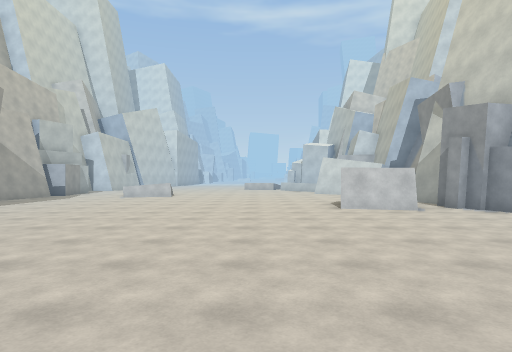
view 1 (above)

18 first-person views from a walk through a Unity game level. The camera is 1.5 m above the floor, looks level and sees 75° across. The floor is counted in squares, 1.8 m on a side. Each view is taken from the middle of a square. On the plan, view 1 faces up. The plan holds only what a view shows up to about 11 squares ahead; the rest is blank. The place goes on beyond the plan. The player character is not drawn.

view 2
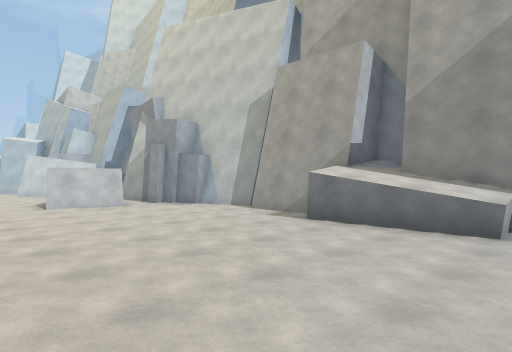

view 3
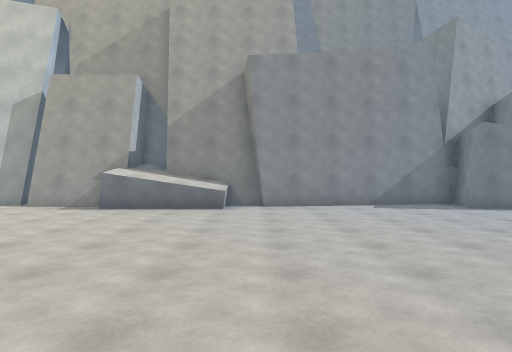

view 4
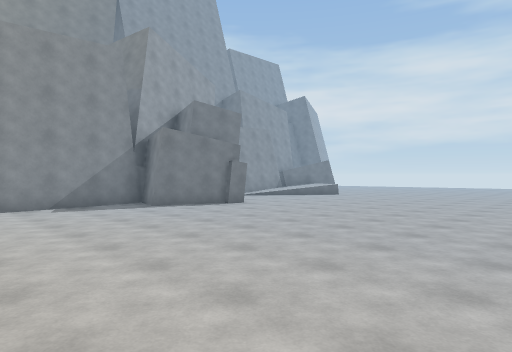

view 5
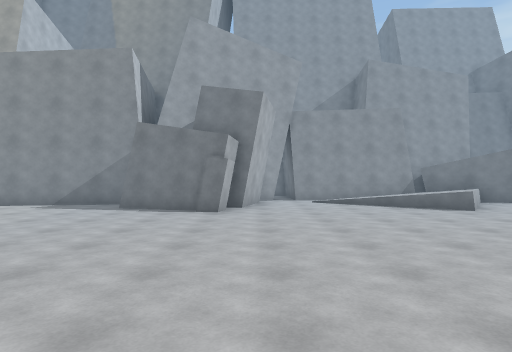

view 6
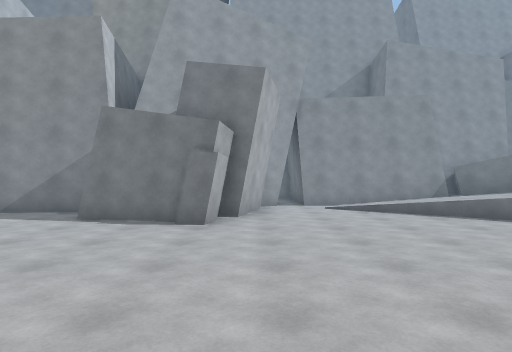

view 7
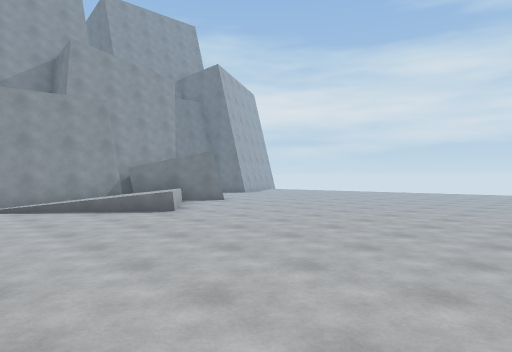

view 8
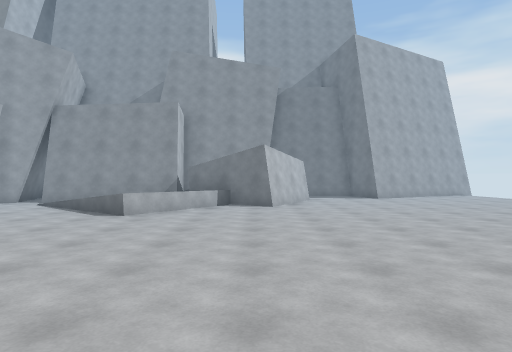

view 9
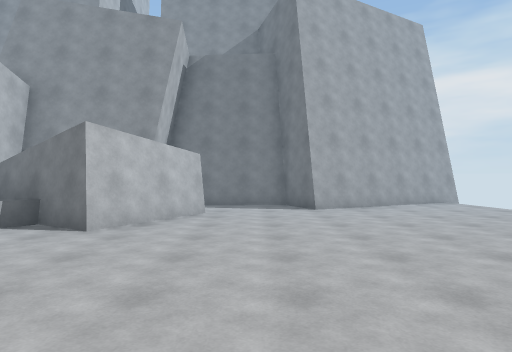

view 10
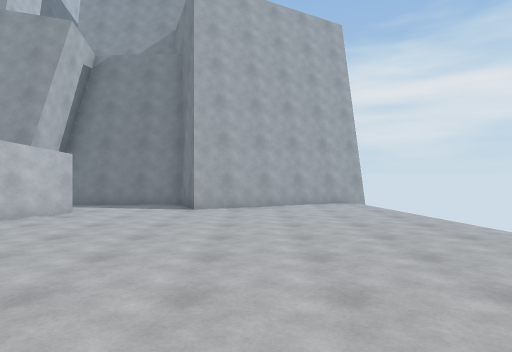

view 11
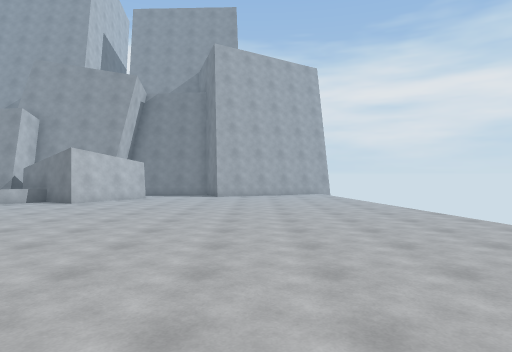

view 12
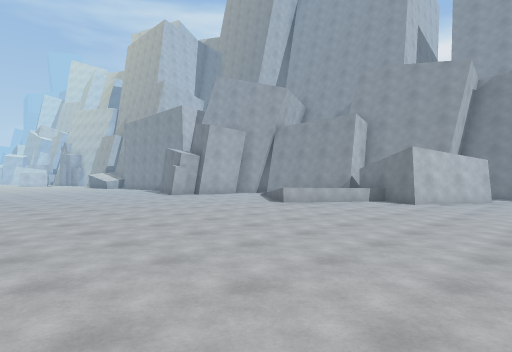

view 13
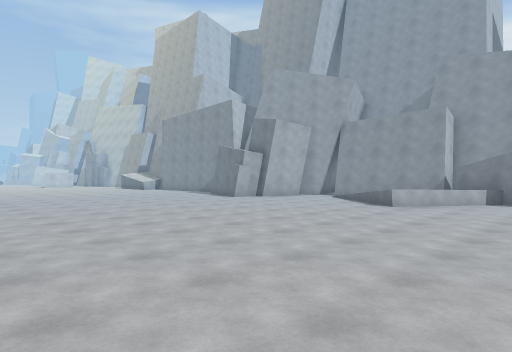

view 14
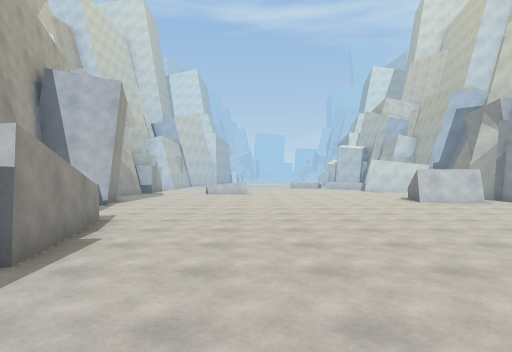

view 15
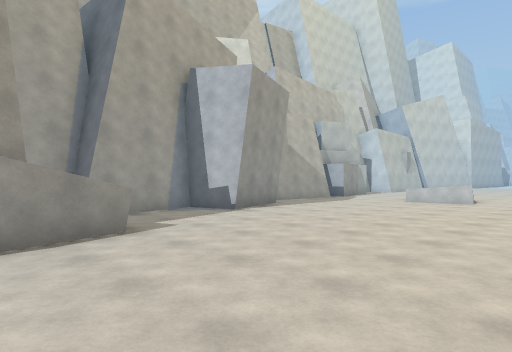

view 16
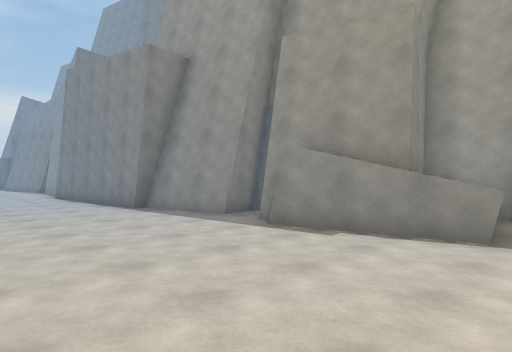

view 17
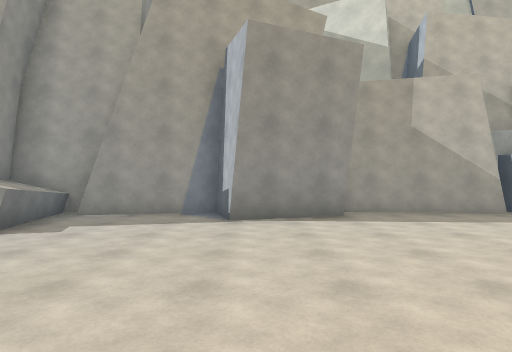

view 18
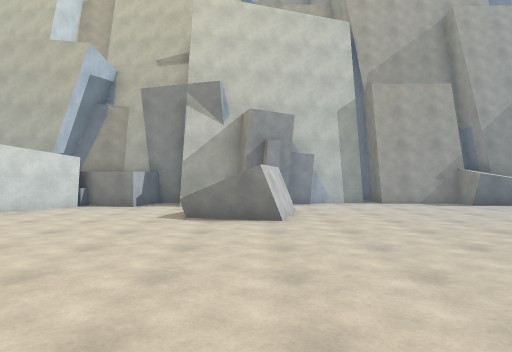

### Floor plan
Key: @ floor where view 1 was taken; # wall or solid block; . floor; / step, stairs or slope; = window, fence, low wall or low ledge; ^ raised ledge; v drop or lower ground.
Columns run from 9 left of view 1 to 13 right of it. Each row starts with its distance up from view 1.
 13 #...==.   ....##
 12 #..............#
 11 #.............##
 10 ##..........^ ##
  9  #..........####
  8 ##.............#
  7 #..............##
  6 #...............#
  5 ##.............##
  4 #^^^...........#
  3 #^^#...........#
  2 #  #..........^##
  1    #...........^#
  0    ......@.....^^
 -1   ##...........##
 -2    #...........##
 -3    ##...........#
 -4     #...........#
 -5     #...........#
 -6     #...........#
 -7     #..........##
 -8      .........##
 -9       ........##
-10       .........####
-11       ............##
-12       ........../.#
-13       ..........//#
-14       .........///#
-15      .........=///#
-16      .........#=//##
-17      .........../###
-18       ........../# #
-19      ............###.#
-20       ...............#
-21        ..............#
-22       . ............##
-23         ............##
-24       . ............##
-25         .............#
-26         .............##
-27          ............v#
-28            ...        #

Where each view was taken, in squares from view 1:
view 1: 0 up, 0 right, facing up
view 2: 1 down, 0 right, facing up-right
view 3: 1 down, 3 left, facing right
view 4: 2 down, 3 left, facing down-right
view 5: 10 down, 3 left, facing right
view 6: 10 down, 1 left, facing right
view 7: 11 down, 2 left, facing down-right
view 8: 18 down, 2 left, facing right
view 9: 21 down, 2 right, facing right
view 10: 24 down, 2 right, facing right
view 11: 24 down, 3 left, facing right
view 12: 22 down, 3 left, facing up-right
view 13: 19 down, 4 left, facing up-right
view 14: 2 down, 3 left, facing up
view 15: 2 up, 1 left, facing up-left
view 16: 5 up, 1 left, facing down-left
view 17: 8 up, 1 left, facing left
view 18: 9 up, 4 left, facing right
